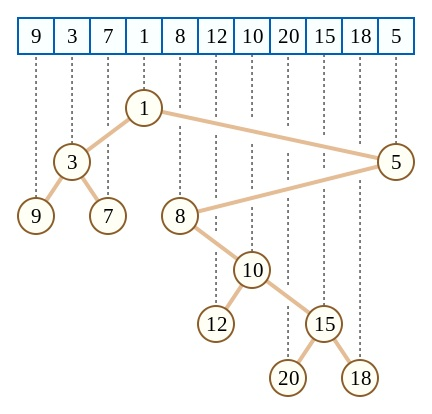
//> input picture remark-latex/examplej.jpg, 432 x 414 px
$ ./main ../../remark-latex/examplej.jpg   (built with g++ and OpenCV 4)
//> lines starting //> are read from the running program, lines starting //| are printed output that depends on the picture; pictures that were not available may be replaced by others from this repository, and a replacement may not be noted
#include "opencv2/opencv.hpp"

using namespace std;
using namespace cv;

int main(int argc, char *argv[]) {
    int nx, ny;
    Mat channels[3];

    Mat img = imread(argv[1]);
//> img is the input picture: 414 rows x 432 cols, CV_8UC3; mean B, G, R 245, 246.3, 245.8

    Mat cell_small = imread("masksmall.bmp");
    Mat cell_mid = imread("maskmid.bmp");
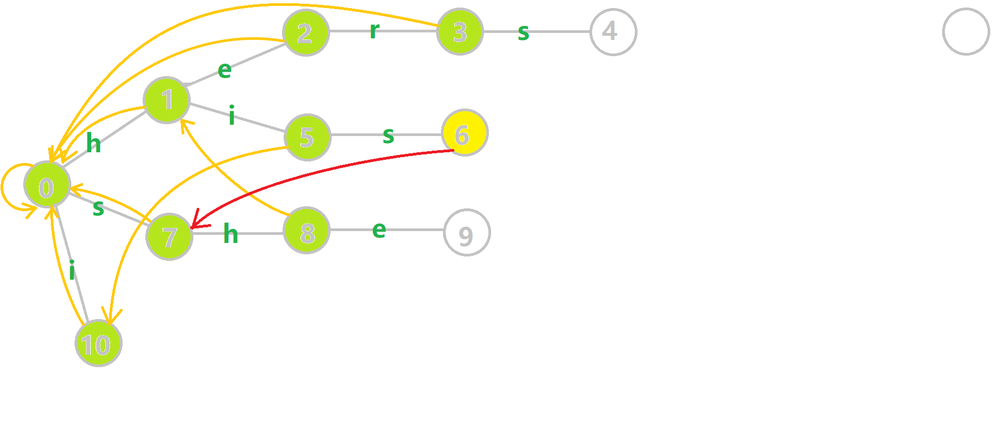
//> input picture remark-latex/examplep.png, 1000 x 426 px, shrunk from 1851 x 789 before the run, given in place of maskmid.bmp, which was not available
//> cell_mid is the input picture: 426 rows x 1000 cols, CV_8UC3; mean B, G, R 244.1, 251.8, 251.4
    Mat cell_big = imread("maskbig.bmp");

    Mat mask_small;
    nx = img.size().width / cell_small.size().width + 1;
//> nx = 2
    ny = img.size().height / cell_small.size().height + 1;
//> ny = 2
    repeat(cell_small, ny, nx, mask_small);
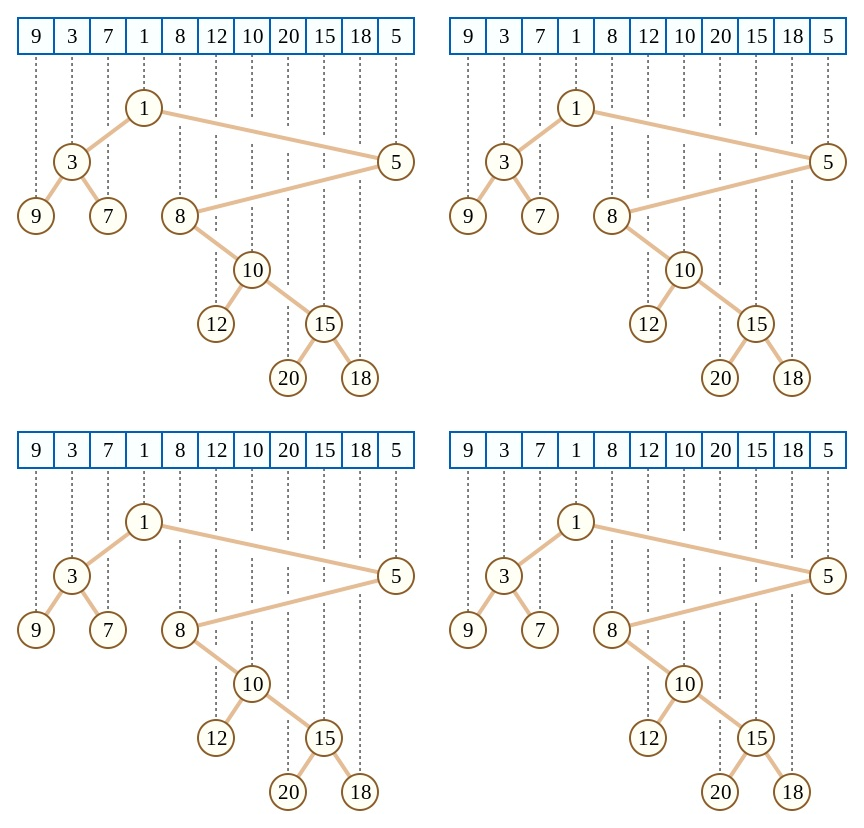
//> mask_small: 828 rows x 864 cols, CV_8UC3; mean B, G, R 245, 246.3, 245.8
    mask_small = mask_small(Range(0, img.size().height), Range(0, img.size().width));


    Mat mask_mid;
    nx = img.size().width / cell_mid.size().width + 1;
//> nx = 1
    ny = img.size().height / cell_mid.size().height + 1;
//> ny = 1
    repeat(cell_mid, ny, nx, mask_mid);
    mask_mid = mask_mid(Range(0, img.size().height), Range(0, img.size().width));

    Mat mask_big;
    nx = img.size().width / cell_big.size().width + 1;
    ny = img.size().height / cell_big.size().height + 1;
    repeat(cell_big, ny, nx, mask_big);
    mask_big = mask_big(Range(0, img.size().height), Range(0, img.size().width));

    Mat img_small = mask_small & img;
    split(img_small, channels);
    img_small = channels[0] + channels[1] + channels[2];
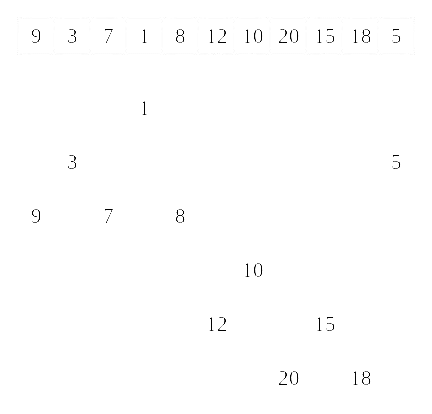
//> img_small: 414 rows x 432 cols, CV_8UC1; min 0, max 255, mean 254

    Mat img_mid = mask_mid & img;
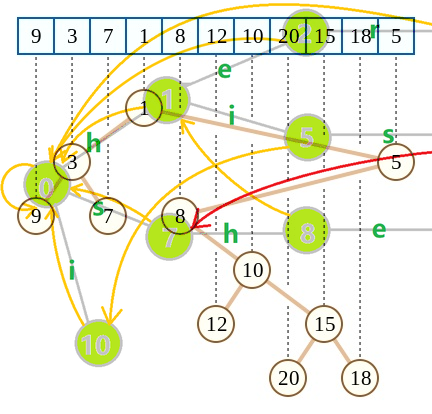
//> img_mid: 414 rows x 432 cols, CV_8UC3; mean B, G, R 224.9, 240.5, 239.3
    split(img_mid, channels);
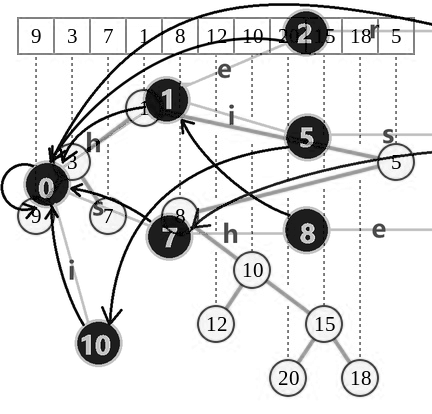
//> channels[0]: 414 rows x 432 cols, CV_8UC1; min 0, max 255, mean 224.9
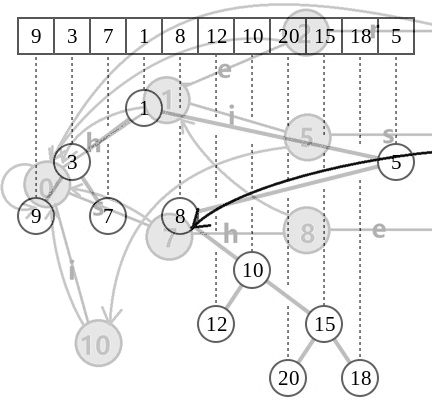
//> channels[1]: 414 rows x 432 cols, CV_8UC1; min 0, max 255, mean 240.5
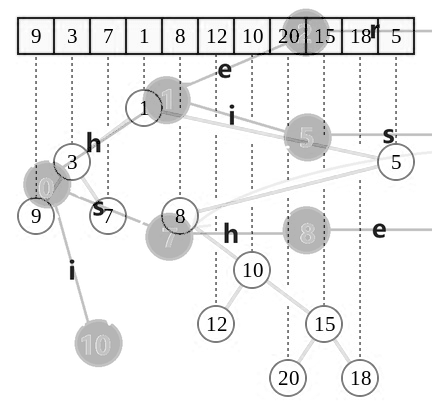
//> channels[2]: 414 rows x 432 cols, CV_8UC1; min 0, max 255, mean 239.3
    img_mid = channels[0] + channels[1] + channels[2];
//> img_mid: 414 rows x 432 cols, CV_8UC1

    Mat img_big = mask_big & img;
    split(img_big, channels);
    img_big = channels[0] + channels[1] + channels[2];

    imwrite(string(argv[1]) + ".small.jpg", img_small);
    imwrite(string(argv[1]) + ".mid.jpg", img_mid);
    imwrite(string(argv[1]) + ".big.jpg", img_big);
    return 0;
}
